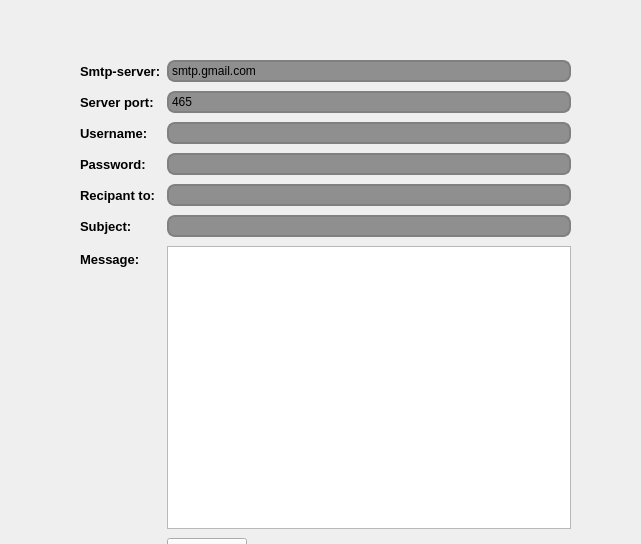
<?xml version="1.0" encoding="UTF-8"?>
<ui version="4.0">
 <class>smtpaff</class>
 <widget class="QDialog" name="smtpaff">
  <property name="geometry">
   <rect>
    <x>0</x>
    <y>0</y>
    <width>641</width>
    <height>544</height>
   </rect>
  </property>
  <property name="windowTitle">
   <string>Dialog</string>
  </property>
  <property name="styleSheet">
   <string notr="true">#smtpaff {
background: url(:/img/fdaffiche.jpg);
}


#groupBox {
border: 3px solid gray;
border-radius: 40px;
background: rgb(206, 206, 206);
}

QLineEdit {
padding: 1px;
border-style: solid;
border: 2px solid gray;
border-radius: 8px;
background-color: rgb(143, 143, 143);

}


</string>
  </property>
  <widget class="QWidget" name="layoutWidget">
   <property name="geometry">
    <rect>
     <x>80</x>
     <y>60</y>
     <width>491</width>
     <height>531</height>
    </rect>
   </property>
   <layout class="QFormLayout" name="formLayout">
    <property name="fieldGrowthPolicy">
     <enum>QFormLayout::ExpandingFieldsGrow</enum>
    </property>
    <property name="rowWrapPolicy">
     <enum>QFormLayout::WrapLongRows</enum>
    </property>
    <property name="verticalSpacing">
     <number>9</number>
    </property>
    <item row="0" column="0">
     <widget class="QLabel" name="label">
      <property name="font">
       <font>
        <pointsize>10</pointsize>
        <weight>75</weight>
        <bold>true</bold>
       </font>
      </property>
      <property name="text">
       <string>Smtp-server:</string>
      </property>
     </widget>
    </item>
    <item row="1" column="0">
     <widget class="QLabel" name="label_2">
      <property name="font">
       <font>
        <pointsize>10</pointsize>
        <weight>75</weight>
        <bold>true</bold>
       </font>
      </property>
      <property name="text">
       <string>Server port:</string>
      </property>
     </widget>
    </item>
    <item row="2" column="0">
     <widget class="QLabel" name="label_3">
      <property name="font">
       <font>
        <pointsize>10</pointsize>
        <weight>75</weight>
        <bold>true</bold>
       </font>
      </property>
      <property name="text">
       <string>Username:</string>
      </property>
     </widget>
    </item>
    <item row="3" column="0">
     <widget class="QLabel" name="label_4">
      <property name="font">
       <font>
        <pointsize>10</pointsize>
        <weight>75</weight>
        <bold>true</bold>
       </font>
      </property>
      <property name="text">
       <string>Password:</string>
      </property>
     </widget>
    </item>
    <item row="4" column="0">
     <widget class="QLabel" name="label_5">
      <property name="font">
       <font>
        <pointsize>10</pointsize>
        <weight>75</weight>
        <bold>true</bold>
       </font>
      </property>
      <property name="text">
       <string>Recipant to:</string>
      </property>
     </widget>
    </item>
    <item row="5" column="0">
     <widget class="QLabel" name="label_6">
      <property name="font">
       <font>
        <pointsize>10</pointsize>
        <weight>75</weight>
        <bold>true</bold>
       </font>
      </property>
      <property name="text">
       <string>Subject:</string>
      </property>
     </widget>
    </item>
    <item row="6" column="0">
     <widget class="QLabel" name="label_7">
      <property name="font">
       <font>
        <pointsize>10</pointsize>
        <weight>75</weight>
        <bold>true</bold>
       </font>
      </property>
      <property name="text">
       <string>Message:</string>
      </property>
     </widget>
    </item>
    <item row="0" column="1">
     <widget class="QLineEdit" name="server">
      <property name="text">
       <string>smtp.gmail.com</string>
      </property>
     </widget>
    </item>
    <item row="1" column="1">
     <widget class="QLineEdit" name="port">
      <property name="text">
       <string>465</string>
      </property>
     </widget>
    </item>
    <item row="2" column="1">
     <widget class="QLineEdit" name="uname"/>
    </item>
    <item row="3" column="1">
     <widget class="QLineEdit" name="paswd">
      <property name="inputMask">
       <string/>
      </property>
      <property name="echoMode">
       <enum>QLineEdit::Password</enum>
      </property>
     </widget>
    </item>
    <item row="4" column="1">
     <widget class="QLineEdit" name="rcpt"/>
    </item>
    <item row="5" column="1">
     <widget class="QLineEdit" name="subject"/>
    </item>
    <item row="6" column="1">
     <widget class="QPlainTextEdit" name="msg"/>
    </item>
    <item row="9" column="1">
     <widget class="QPushButton" name="exitBtn">
      <property name="font">
       <font>
        <weight>75</weight>
        <bold>true</bold>
       </font>
      </property>
      <property name="text">
       <string>Exit</string>
      </property>
     </widget>
    </item>
    <item row="8" column="1">
     <widget class="QPushButton" name="sendBtn">
      <property name="font">
       <font>
        <weight>75</weight>
        <bold>true</bold>
       </font>
      </property>
      <property name="text">
       <string>Send</string>
      </property>
     </widget>
    </item>
   </layout>
  </widget>
 </widget>
 <resources/>
 <connections/>
</ui>
